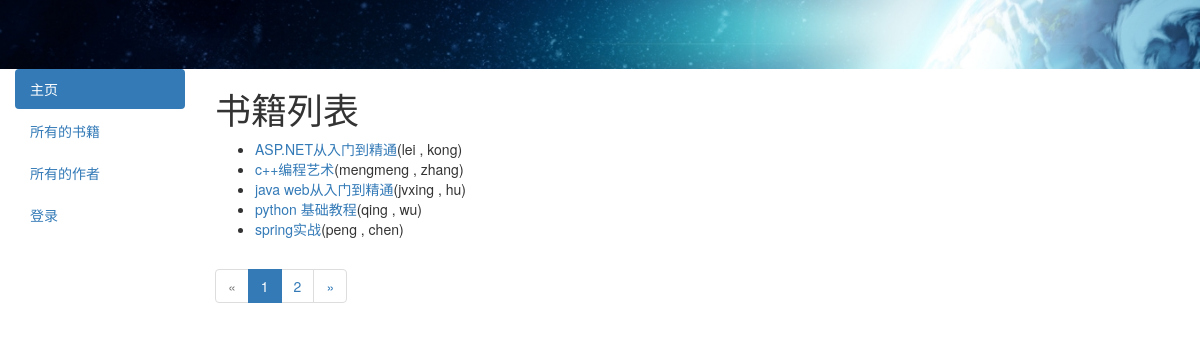
Before: /catalog/books/ with the older database file.
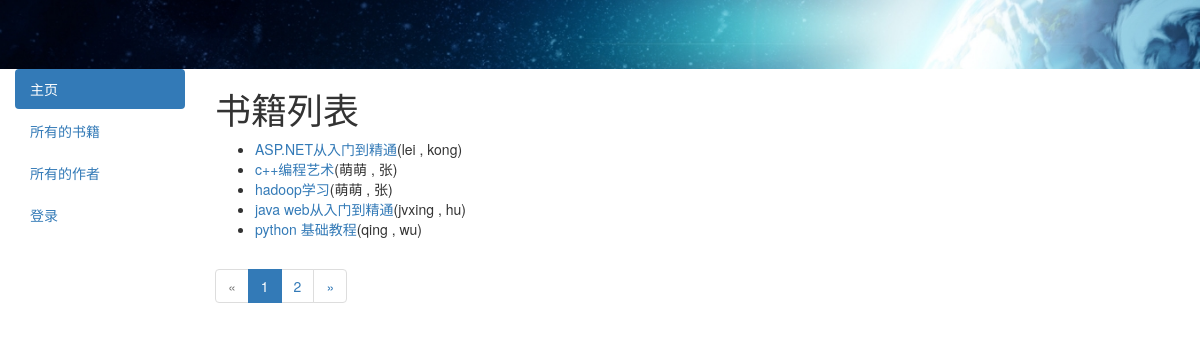
After: the same page with the newer database file.
### catalog/models.py (models this page shows, shortened)
class Book(models.Model):
    title = models.CharField(max_length=200)
    author = models.ForeignKey('Author',on_delete=models.SET_NULL,null = True)
    summary = models.TextField(max_length=1000,help_text='输入书籍的描述')
    isbn = models.CharField('ISBN',max_length=13,help_text = '允许输入13位的字符<a href="https://www.isbn-international.org/content/what-isbn">ISBN number</a>')
    genre = models.ManyToManyField(Genre,help_text='选择书籍的类别')
    language = models.ForeignKey('Language',on_delete= models.SET_NULL,null = True,help_text='选择书籍的语言')
    def get_absolute_url(self):
        return reverse('book-detail',args=[str(self.id)])
    class Meta:
        ordering = ['title']
    def display_genre(self):
        """
        create string for the Genre
        """
        return ' , '.join(genre.name for genre in self.genre.all()[:3])
    display_genre.short_description = 'Genre'

class Author(models.Model):
    first_name = models.CharField(max_length = 100)
    last_name = models.CharField(max_length = 100)
    date_of_birth = models.DateField(null = True,blank = True)
    date_of_death = models.DateField('Died',null = True,blank=True)
    class Meta:
        ordering = ['last_name','first_name']
    def __str__(self):
        return '{0} , {1}'.format(self.last_name,self.first_name)

### catalog/views.py (the view)
# urls.py: path('books/',views.BookListView.as_view(),name = 'books'),
class BookListView(generic.ListView):
    model = Book
    template_name = 'book_list.html'
    def get_context_data(self,**kwargs):
        context = super(BookListView,self).get_context_data(**kwargs)
        context['page_title'] = '图书列表'
        return context
    paginate_by =5

### catalog/templates/book_list.html (shortened to what this page needs)
{% extends 'base_generic.html' %}
{% block content %}
<h1>书籍列表</h1>
{% if book_list %}
    <ul>
        {% for book in book_list %}
            <li>
                <a href="{{ book.get_absolute_url }}">{{ book.title }}</a>({{ book.author }})
            </li>
        {% endfor %}
    </ul>
{% else %}
    <p>暂时没有数据</p>
{% endif %}
{% endblock content %}

Changed rows visible on the page:
removed Book: title "spring实战", author "peng , chen"
changed Book "c++编程艺术": author "mengmeng , zhang" → "萌萌 , 张"
added Book: title "hadoop学习", author "萌萌 , 张"
